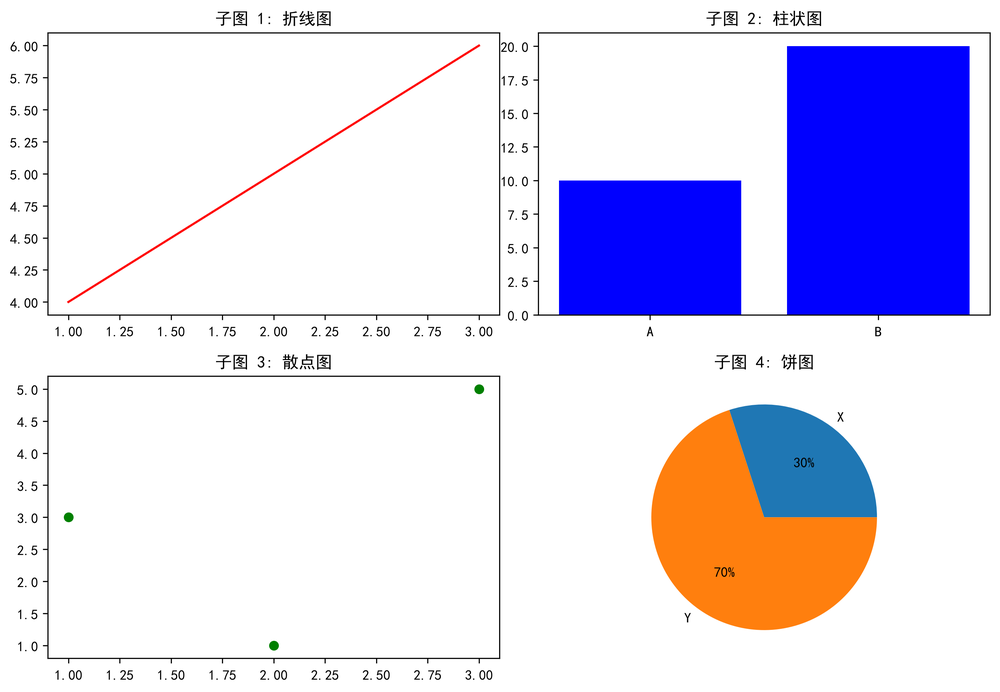
#> input picture matplotlib/matplotlib案例/output_chart.png, 1000 x 692 px, shrunk from 2991 x 2070 before the run
$ python '29、转换为灰度图.py'
#> lines starting #> are read from the running program, lines starting #| are printed output that depends on the picture
import matplotlib.pyplot as plt
import numpy as np

# 字符集
plt.rcParams['font.sans-serif'] = ['SimHei']

# 加载图片
img = plt.imread('output_chart.png')
#> img is the input picture: shape (692, 1000, 4) float32; mean R, G, B, A 0.863, 0.848, 0.94, 1

# 如果图片有 alpha 透明通道，取前 3 个 RGB 通道
if img.shape[2] == 4:
    rgb = img[:, :, :3]
else:
    rgb = img

# 加权平均计算灰度值
gray_img = np.dot(rgb[..., :3], [0.2989, 0.5870, 0.1140])
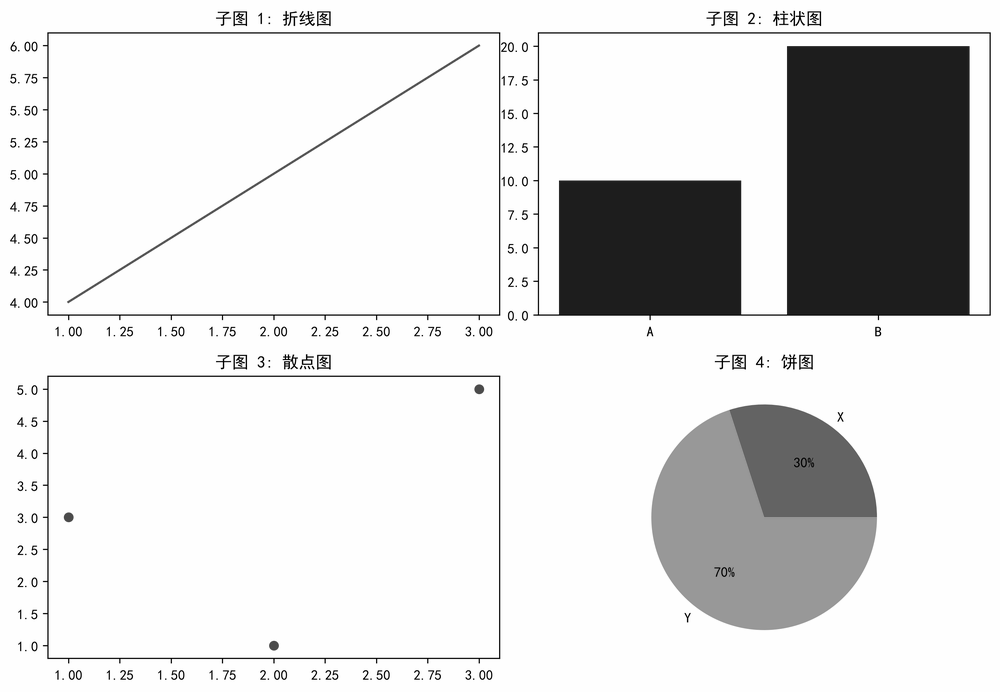
#> gray_img: shape (692, 1000) float64; min 0, max 1, mean 0.863

plt.figure(figsize=(8, 5))
# cmap='gray' 指定灰度映射
plt.imshow(gray_img, cmap='gray')
plt.title('基于 RGB 加权通道转换后的灰度图像')
plt.axis('off')
plt.show()
